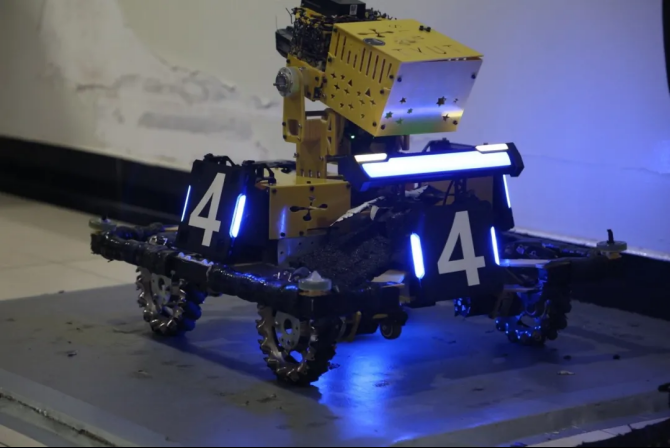
//> input picture amour_v1/amour_1.jpg, 670 x 448 px
$ ./amour   (built with g++ and OpenCV 4)
//> lines starting //> are read from the running program, lines starting //| are printed output that depends on the picture; after the words box and inside, x2 and y2 are one past the last pixel; in counts of white or black regions, pixels touching at a corner belong together
#include <opencv2/opencv.hpp>
#include <vector>
#include <string>
using namespace std;
using namespace cv;

class LightDescriptor
{
    // 在识别以及匹配到灯条的功能中需要用到旋转矩形的长宽偏转角面积中心点坐标等
public:
    float width, length, angle, area;
    cv::Point2f center;

public:
    LightDescriptor() {};
    // 让得到的灯条套上一个旋转矩形，以方便之后对角度这个特殊因素作为匹配标准
    LightDescriptor(const cv::RotatedRect &light)
    {
        width = light.size.width;
        length = light.size.height;
        center = light.center;
        angle = light.angle;
        area = light.size.area();
    }
};

int main()
{
    Mat image = imread("amour_1.jpg"), binary, Gaussian;
//> image is the input picture: 448 rows x 670 cols, CV_8UC3; mean B, G, R 108.6, 81.1, 78.3
    vector<vector<Point>> contours;
    vector<Vec4i> hierarchy;
    vector<Mat> channels;

    split(image, channels);
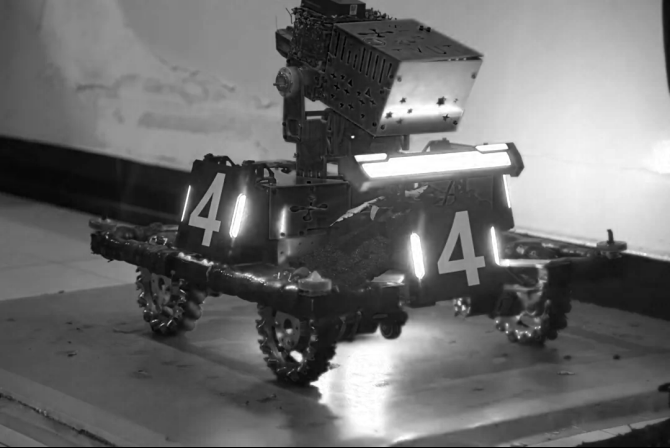
//> channels[0]: 448 rows x 670 cols, CV_8UC1; min 0, max 255, mean 108.6
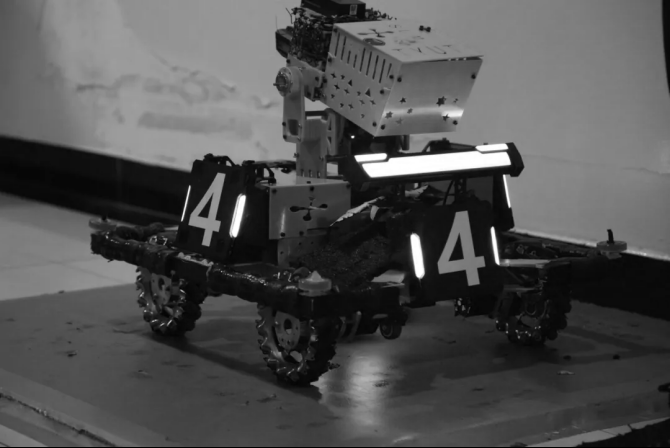
//> channels[1]: 448 rows x 670 cols, CV_8UC1; min 0, max 255, mean 81.1
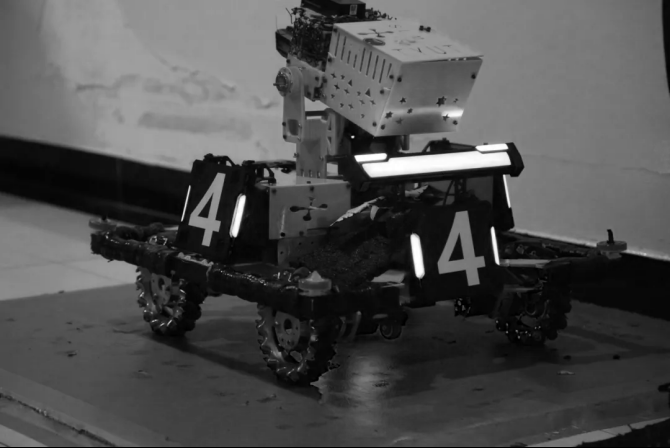
//> channels[2]: 448 rows x 670 cols, CV_8UC1; min 0, max 255, mean 78.3

    threshold(channels[0], binary, 245, 255, 0);                               // 二值化
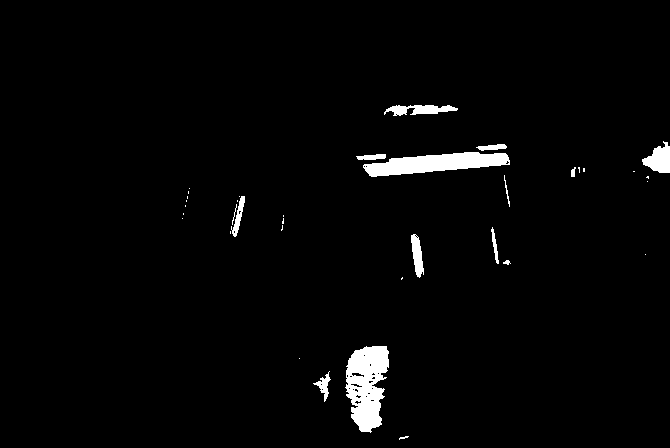
//> binary: 448 rows x 670 cols, CV_8UC1; 2.4% white; 36 white regions (22 under 20 px)
    GaussianBlur(binary, Gaussian, Size(3, 3), 0);                             // 滤波
    findContours(Gaussian, contours, hierarchy, RETR_TREE, CHAIN_APPROX_NONE); // 轮廓检测
//> contours = 25 contours, 9 with area under 20; largest, box (x1, y1, x2, y2) and area: (344, 345, 390, 434) 2954, (362, 143, 511, 178) 2547, (383, 104, 459, 117) 628, (641, 140, 670, 174) 600, (410, 233, 425, 279) 421

    vector<LightDescriptor> lightInfos; // 创建一个灯条类的动态数组

    // 开筛！
    for (int i = 0; i < contours.size(); i++)
    {
        // 求轮廓面积
        double area = contourArea(contours[i]);
        // 除去较小轮廓
        if (area < 100 || contours[i].size() <= 1 || area > 1000)
            continue; // 相当于就是把这段轮廓去除掉
        // 用椭圆拟合区域得到外接矩形（特殊的处理方式：因为灯条是椭圆型的，所以用椭圆去拟合轮廓，再直接获取旋转外接矩形即可）
        RotatedRect Light_Rec = minAreaRect(contours[i]);

        // 长宽比和轮廓面积比限制（由于要考虑灯条的远近都被识别到，所以只需要看比例即可）
        if (Light_Rec.size.height / Light_Rec.size.width > 2)
            continue;
        lightInfos.push_back(LightDescriptor(Light_Rec));
    }
//> this loop made 25 passes
//> (area, Light_Rec, width in LightDescriptor, length in LightDescriptor, angle in LightDescriptor, area in LightDescriptor) on passes 2, 15, 24: (265.5, centre (326.5, 386), size (22.7, 25.7), angle -31.4, 22.66, 25.74, -31.43, 583.3), (368, centre (237, 215.6), size (43.6, 10.3), angle -77.5, 43.6, 10.3, -77.47, 449.3), (600.5, centre (655, 156.5), size (33, 28), angle -90, 33, 28, -90, 924)
//> (area, Light_Rec) on passes 9, 10, 22, 25: (421, centre (417, 255.4), size (11.2, 45.6), angle -6.7), (165.5, centre (494.4, 245.1), size (5.8, 38.8), angle -9.5), (177, centre (370.5, 156.5), size (7, 31), angle -90), (628, centre (420.5, 110), size (12, 75), angle -90)

    // 二重循环多条件匹配灯条
    for (size_t i = 0; i < lightInfos.size(); i++)
    {
        for (size_t j = i + 1; (j < lightInfos.size()); j++)
        {
            LightDescriptor &leftLight = lightInfos[i];
            LightDescriptor &rightLight = lightInfos[j];
            float angleGap_ = abs(leftLight.angle - rightLight.angle);
            // 由于灯条长度会因为远近而受到影响，所以按照比值去匹配灯条
            float LenGap_ratio = abs(leftLight.length - rightLight.length) / max(leftLight.length, rightLight.length);
            float dis = pow(pow((leftLight.center.x - rightLight.center.x), 2) + pow((leftLight.center.y - rightLight.center.y), 2), 0.5);
            float meanLen = (leftLight.width + rightLight.width) / 2;
            float lengap_ratio = abs(leftLight.length - rightLight.length) / meanLen;
            float yGap = abs(leftLight.center.y - rightLight.center.y);
            float yGap_ratio = yGap / meanLen;
            float xGap = abs(leftLight.center.x - rightLight.center.x);
            float xGap_ratio = xGap / meanLen;
            float ratio = dis / meanLen;
            float length_ratio = leftLight.length / rightLight.length;
            // 匹配不通过的条件
            if (angleGap_ > 15 ||
                LenGap_ratio > 2 ||
                lengap_ratio > 0.5 ||
                yGap_ratio > 1.5 ||
                xGap_ratio > 2 ||
                xGap_ratio < 0.8 ||
                ratio > 2 ||
                ratio < 0.90)
            {
                continue;
            }
            // 绘制矩形
            Point center = Point((leftLight.center.x + rightLight.center.x) / 2, (leftLight.center.y + rightLight.center.y) / 2);
            RotatedRect rect = RotatedRect(center, Size(meanLen, dis), (leftLight.angle + rightLight.angle) / 2);
            Point2f vertices[4];
            rect.points(vertices);
            for (int i = 0; i < 4; i++)
            {
                putText(image, to_string(i + 1), vertices[i], FONT_HERSHEY_SIMPLEX, 0.5, Scalar(0, 0, 255), 1);
                line(image, vertices[i], vertices[(i + 1) % 4], Scalar(0, 0, 255), 2.2);
            }
        }
    }
//> this loop made 3 passes

    imshow("result", image);
    waitKey(0);

    imwrite("result.png", image);
    return 0;
}
